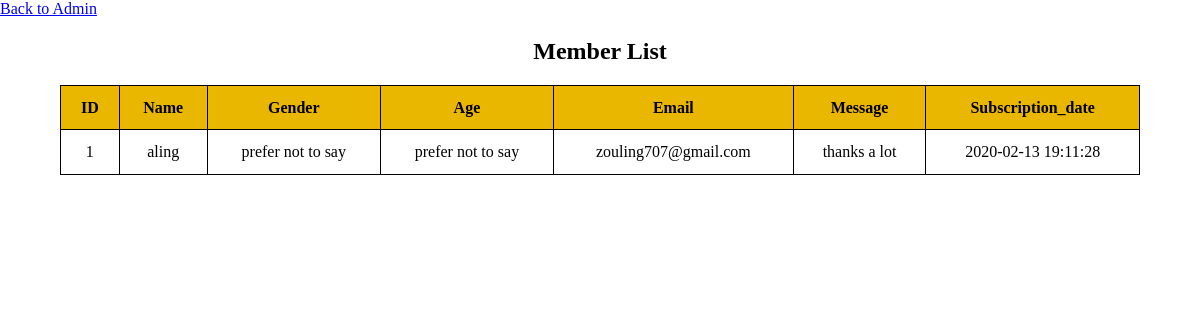
The page /admin/admin_member.php (signed in) on the database its author committed.
### tables this page shows
CREATE TABLE `tbl_member` (
  `user_id` int(11) NOT NULL,
  `user_name` varchar(100) NOT NULL,
  `user_gender` varchar(50) NOT NULL,
  `user_age` varchar(30) NOT NULL,
  `user_email` varchar(100) NOT NULL,
  `user_message` text NOT NULL,
  `user_date` timestamp NOT NULL DEFAULT CURRENT_TIMESTAMP ON UPDATE CURRENT_TIMESTAMP
);

### admin/script/fetchcontent.php (called while the page is built, shortened)
<?php
function getAll($tbl){
    $pdo = Database::getInstance()->getConnection();
    $queryAll = ' SELECT * FROM '.$tbl;
    $results = $pdo->query($queryAll);
    if($results){
        return $results;
    }else{
        return 'There was a problem accessing this info';
    }
}

### admin/admin_member.php (the view, shortened to what this page needs)
<?php
$member_table = 'tbl_member';
$getMember = getAll($member_table);
?>
<!DOCTYPE html>
<html lang="en">
<head>
    <link rel="stylesheet" href="../css/main.css">
</head>
<body>
    <a href="admin.php">Back to Admin</a>
    <h2 style="text-align:center">Member List</h2>
    <table>
        <thead>
            <tr>
                <th>ID</th>
                <th>Name</th>
                <th>Gender</th>
                <th>Age</th>
                <th>Email</th>
                <th>Message</th>
                <th>Subscription_date</th>
            </tr>
        <thead>
        <tbody>
        <?php while($members = $getMember->fetch(PDO::FETCH_ASSOC)):?>
            <tr>
                <td><?php echo $members['user_id'];?></td>
                <td><?php echo $members['user_name'];?></td>
                <td><?php echo $members['user_gender'];?></td>
                <td><?php echo $members['user_age'];?></td>
                <td><?php echo $members['user_email'];?></td>
                <td><?php echo $members['user_message'];?></td>
                <td><?php echo $members['user_date'];?></td>
            </tr>
        <?php endwhile;?>
        </tbody>
    </table>
</body>
</html>

### css/main.css (style rules this page uses)
body { width:100%;height:100%;margin:0 auto }
table { border-collapse:collapse;width:90%;border:1px solid black;margin:0 auto }
th,td { padding:0.8em;text-align:left;border:1px solid black }
th { height:1em;text-align:left;background-color:#e9b600;color:black }
thead th { text-align:center }
td { vertical-align:center;text-align:center }

### rows shown on the page
tbl_member: user_id "1", user_name "aling", user_gender "prefer not to say", user_age "prefer not to say", user_email "zouling707@gmail.com", user_message "thanks a lot", user_date "2020-02-13 19:11:28"
